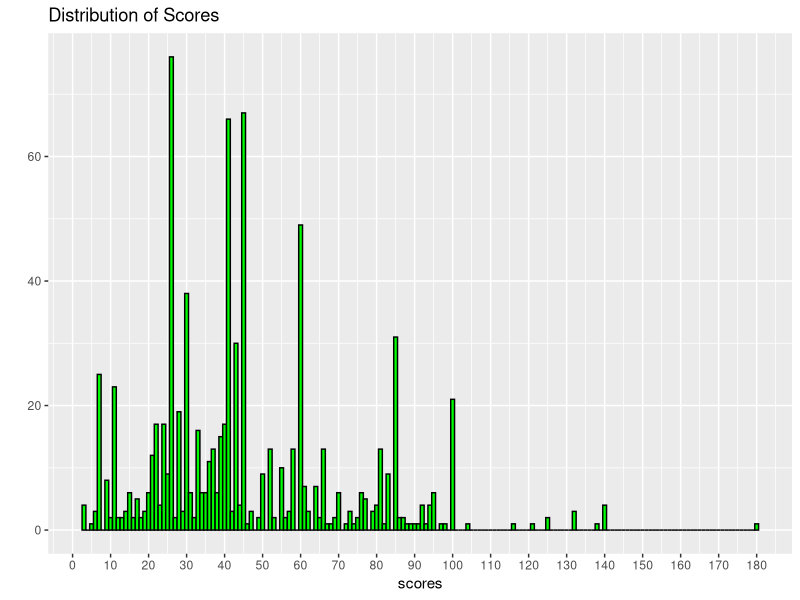
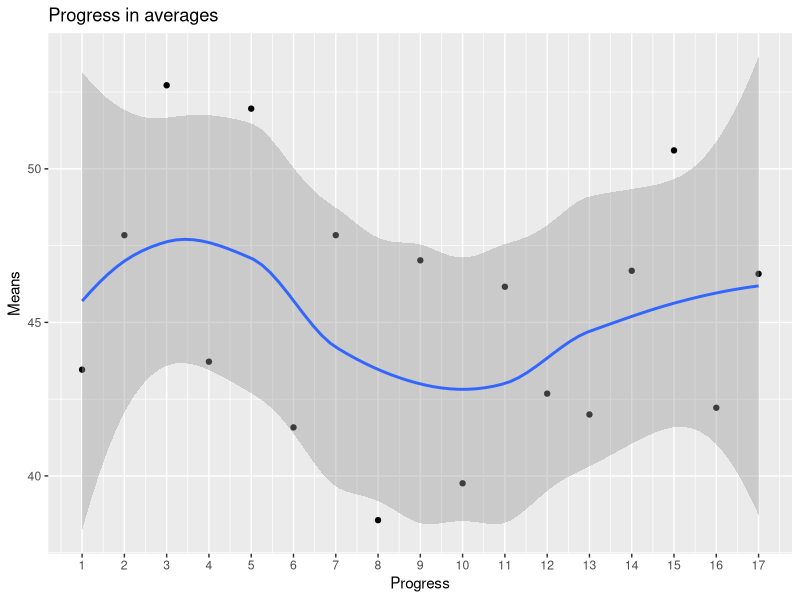
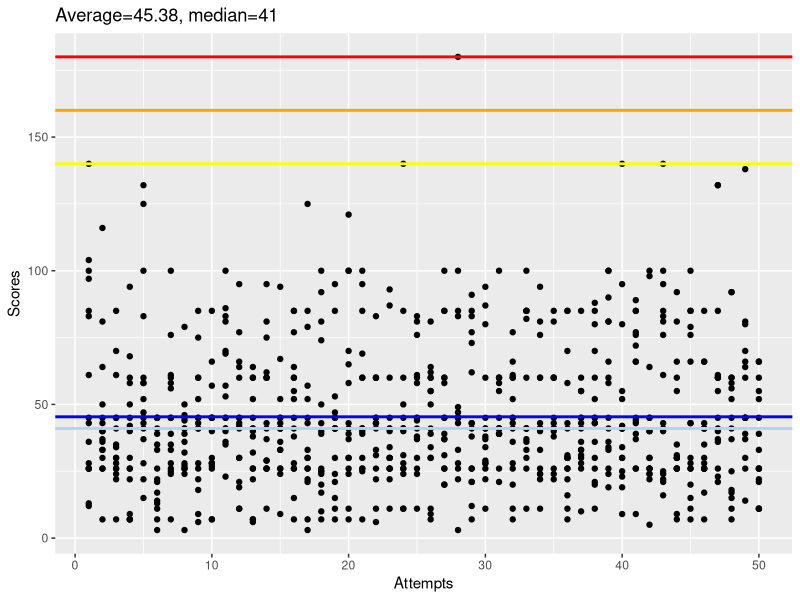

Source code (R) for these figures, in order:
library(ggplot2)
#Scores1 28NOV16
scores1 <- c(26,33,85,60,41,35,7,26,52,45,53,45,26,43,41,55,30,40,41,121,39,43,30,40,44,60,26,3,12,26,41,45,11,81,41,85,45,43,100,34,72,30,43,66,26,28,36,41,66,11)
#Scores2 16JAN17
scores2 <- c(41,30,33,25,100,23,40,9,50,100,43,45,60,49,85,83,58,17,45,65,50,30,24,52,86,58,28,41,52,100,45,30,45,73,73,25,100,14,50,26,85,45,26,44,21,15,39,45,43,26)
#Scores3 23JAN17
scores3 <- c(85,40,70,9,58,45,26,45,85,7,23,30,22,41,45,28,26,100,95,100,41,45,26,26,81,30,31,180,85,41,60,66,100,26,81,16,33,70,24,30,45,45,140,81,30,41,60,17,60,45)
#Scores4 01FEB17
scores4 <- c(97,36,26,30,28,11,39,26,22,45,86,30,41,37,9,85,85,39,53,70,95,33,26,11,26,34,20,49,41,94,45,60,41,22,60,30,43,45,36,95,39,26,95,7,28,66,26,7,80,11)
#Scores5 06FEB17
scores5 <- c(100,37,45,68,132,41,58,32,41,28,36,95,60,60,36,38,7,92,21,100,26,83,60,28,45,55,45,47,77,60,100,7,85,41,45,43,36,26,19,25,66,64,76,26,76,26,55,58,45,26)
#Scores6 15FEB17
scores6 <- c(36,30,22,22,100,13,24,28,28,45,100,11,32,26,26,64,26,50,30,11,100,6,45,31,11,41,60,85,43,22,26,77,41,40,41,30,26,21,81,55,85,24,21,30,85,26,60,18,64,60)
#Scores7 20FEB17
scores7 <- c(26,64,35,26,47,45,28,24,60,30,40,60,7,60,41,15,30,7,85,65,69,45,34,140,38,81,37,33,73,38,58,60,41,33,41,85,41,80,81,30,85,100,61,30,43,30,40,11,37,22)
#Scores8 22FEB17
scores8 <- c(83,33,34,26,52,3,56,36,43,26,70,64,6,81,33,52,3,25,24,30,7,60,40,11,76,11,60,45,91,28,21,26,82,24,85,11,30,11,33,80,43,26,40,26,20,43,37,56,14,11)
#Scores9 28FEB17
scores9 <- c(13,26,45,7,37,17,25,27,45,45,41,19,26,95,45,60,22,26,7,37,30,60,41,85,58,9,85,45,26,87,39,45,60,24,26,58,85,85,90,23,9,40,81,60,15,35,132,60,138,55)
#Scores10 05MAR17
scores10 <- c(12,7,24,45,125,33,61,50,9,66,45,42,64,11,26,41,57,74,47,24,41,41,30,50,24,62,20,83,21,28,39,11,37,94,24,26,28,36,26,9,26,22,83,30,79,17,41,45,26,26)
#Scores11 06MAR17
scores11 <- c(104,26,26,50,15,14,33,39,18,7,35,43,40,29,94,60,125,10,45,7,60,60,22,45,37,39,85,43,38,37,41,43,33,41,38,26,33,88,58,19,89,30,25,31,26,66,132,92,45,66)
#Scores12 06MAR17
scores12 <- c(26,40,7,42,58,39,45,41,45,28,45,41,52,75,24,77,43,17,41,26,60,31,93,24,61,7,58,45,83,29,60,36,85,43,43,22,55,43,45,41,37,5,16,35,43,7,85,52,45,33)
#Scores13 15MAR17
scores13 <- c(43,81,41,7,60,22,45,3,6,28,81,45,41,26,52,26,45,43,41,30,41,11,87,41,30,50,100,45,26,11,55,41,41,11,60,7,10,45,100,140,26,26,24,26,11,26,60,92,70,21)
#Scores14 20MAR17
scores14 <- c(140,43,30,58,22,45,60,41,60,40,41,66,45,60,33,85,33,24,11,43,85,22,30,60,41,60,37,28,21,34,41,61,30,76,40,30,31,52,34,41,76,45,85,92,7,41,61,37,30,26)
#Scores15 22MAR17
scores15 <- c(45,116,61,40,43,7,76,44,41,27,57,77,7,26,41,26,52,81,15,58,26,43,11,41,60,64,39,100,43,45,39,52,85,41,22,70,60,60,60,52,77,40,100,9,100,85,21,25,81,39)
#Scores16 22MAR17
scores16 <- c(61,45,30,94,45,21,35,46,26,57,69,21,60,62,67,45,21,20,41,39,25,43,26,41,45,30,26,26,7,41,60,28,26,60,41,31,55,20,41,42,44,24,41,55,85,41,45,60,45,52)
#Scores17 29MAR17
scores17 <- c(28,50,28,7,83,26,100,79,75,85,83,11,38,29,43,7,79,25,45,41,40,26,41,26,83,55,45,22,62,80,41,20,36,60,60,41,45,30,66,41,66,98,22,26,66,26,23,15,39,66)


ScoreTable <- data.frame(1:50,scores1,scores2,scores3,scores4,scores5,scores6,scores7,
                         scores8,scores9,scores10,scores11,scores12,scores13,scores14,
                         scores15,scores16,scores17)
colnames(ScoreTable)[1] <- 'Attempts'

scores <- NULL
for(i in 2:length(ScoreTable[1,])){scores <- append(scores,ScoreTable[,i],length(scores))}

listofmeans <- NULL
for(i in 1:length(ScoreTable[1,])-1){listofmeans[i] <- mean(ScoreTable[,i+1])}

#Score distribution
qplot(x=scores,binwidth=1,fill=I('green'),col=I('black'),main = 'Distribution of Scores')+
  scale_x_continuous(breaks=seq(0,180,10))

#Running averages
qplot(x=seq_along(listofmeans),y=listofmeans,geom=c('point','smooth'),
      xlab='Progress',ylab='Means',main = 'Progress in averages')+
  scale_x_continuous(breaks=seq(0,length(listofmeans),1))

#Overall scores
gg <- ggplot(ScoreTable,aes(Attempts))
gg <- gg + ggtitle(paste('Average=',round(mean(scores),2),', median=',median(scores),sep=''))
gg <- gg + geom_point(aes(y=ScoreTable[,2]))
for(i in 3:(length(scores)/50)+1){gg <- gg + geom_point(y=ScoreTable[,i])}
gg <- gg + geom_hline(color='blue',yintercept=mean(scores),size=1)
gg <- gg + geom_hline(color='lightblue',yintercept=median(scores),size=1)
gg <- gg + geom_hline(color='yellow',yintercept=140,size=1)
gg <- gg + geom_hline(color='orange',yintercept=160,size=1)
gg <- gg + geom_hline(color='red',yintercept=180,size=1)
gg <- gg + labs(y='Scores')
gg




